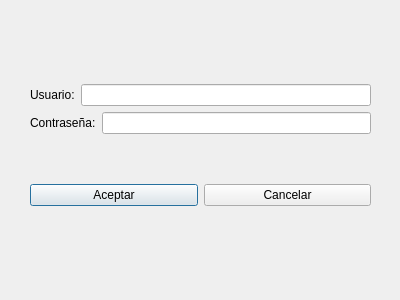
<?xml version="1.0" encoding="UTF-8"?>
<ui version="4.0">
 <class>IniciarSesion</class>
 <widget class="QDialog" name="IniciarSesion">
  <property name="geometry">
   <rect>
    <x>0</x>
    <y>0</y>
    <width>400</width>
    <height>300</height>
   </rect>
  </property>
  <property name="windowTitle">
   <string>Dialog</string>
  </property>
  <widget class="QWidget" name="">
   <property name="geometry">
    <rect>
     <x>30</x>
     <y>40</y>
     <width>341</width>
     <height>211</height>
    </rect>
   </property>
   <layout class="QVBoxLayout" name="verticalLayout_2">
    <item>
     <layout class="QVBoxLayout" name="verticalLayout">
      <item>
       <layout class="QHBoxLayout" name="horizontalLayout">
        <item>
         <widget class="QLabel" name="label">
          <property name="text">
           <string>Usuario:</string>
          </property>
         </widget>
        </item>
        <item>
         <widget class="QLineEdit" name="lineEditUsuario"/>
        </item>
       </layout>
      </item>
      <item>
       <layout class="QHBoxLayout" name="horizontalLayout_2">
        <item>
         <widget class="QLabel" name="label_2">
          <property name="text">
           <string>Contraseña:</string>
          </property>
         </widget>
        </item>
        <item>
         <widget class="QLineEdit" name="lineEditContrasena">
          <property name="echoMode">
           <enum>QLineEdit::Password</enum>
          </property>
         </widget>
        </item>
       </layout>
      </item>
     </layout>
    </item>
    <item>
     <layout class="QHBoxLayout" name="horizontalLayout_3">
      <item>
       <widget class="QPushButton" name="pushButtonAceptar">
        <property name="text">
         <string>Aceptar</string>
        </property>
       </widget>
      </item>
      <item>
       <widget class="QPushButton" name="pushButtonCancelar">
        <property name="text">
         <string>Cancelar</string>
        </property>
       </widget>
      </item>
     </layout>
    </item>
   </layout>
  </widget>
 </widget>
 <resources/>
 <connections/>
</ui>
